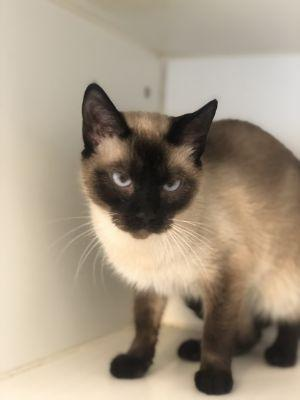
#> input picture pic1.jpg, 300 x 400 px
$ python 'Adaptive Histogram Equalization.py'
#> lines starting #> are read from the running program, lines starting #| are printed output that depends on the picture
import cv2
import numpy as np
import matplotlib.pyplot as plt
from skimage import exposure

# Membaca gambar
image = cv2.imread('pic1.jpg', cv2.IMREAD_GRAYSCALE)
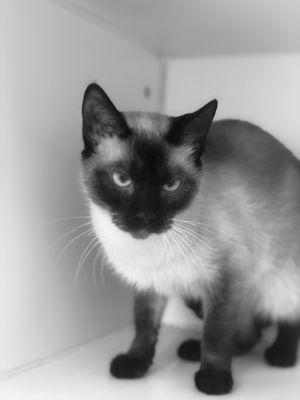
#> image: shape (400, 300); min 9, max 248, mean 153.5

# Metode Adaptive Histogram Equalization
clahe = cv2.createCLAHE(clipLimit=2.0, tileGridSize=(8, 8))
clahe_equalized = clahe.apply(image)
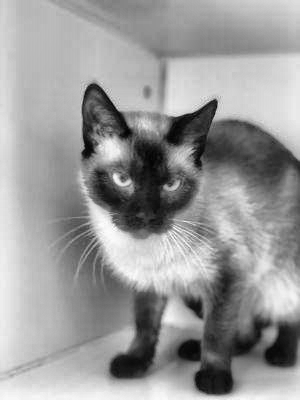
#> clahe_equalized: shape (400, 300); min 2, max 253, mean 152.7

# Menampilkan gambar dalam bentuk panel
fig, axs = plt.subplots(2, 2, figsize=(12, 8))

# Gambar asli
axs[0, 0].imshow(image, cmap='gray')
axs[0, 0].set_title('Original')

# Adaptive Histogram Equalization
axs[0, 1].imshow(clahe_equalized, cmap='gray')
axs[0, 1].set_title('Adaptive Histogram Equalization')


plt.tight_layout()
plt.show()
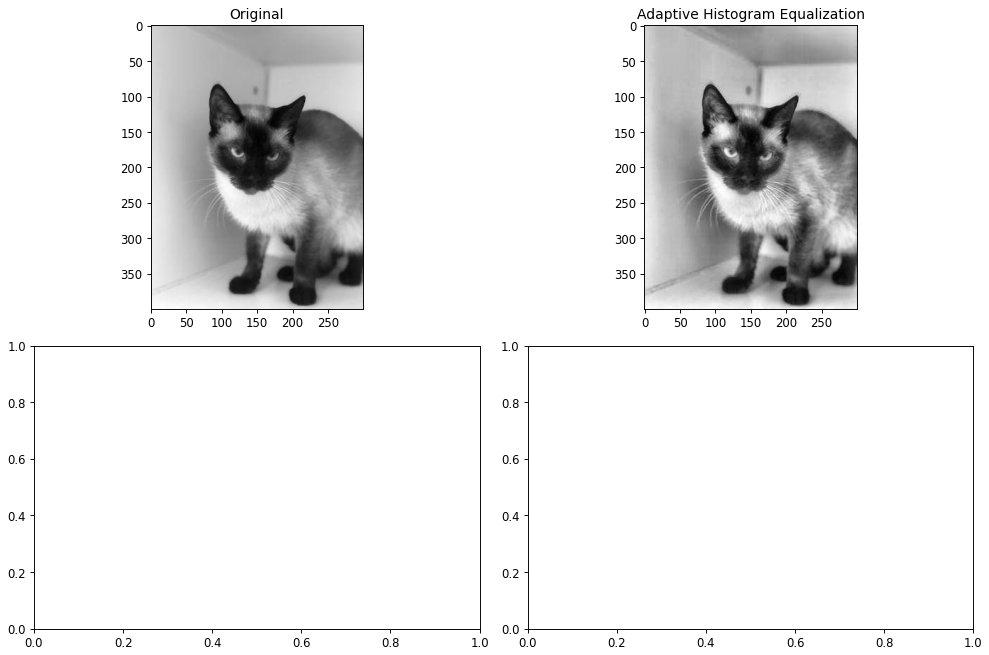
#> figure drawn by matplotlib, 2 panels

$ run again, with DP_ragdoll-1-_jpg.rf.75f14861f3d69db4d460287523598d43.jpg copied over pic1.jpg
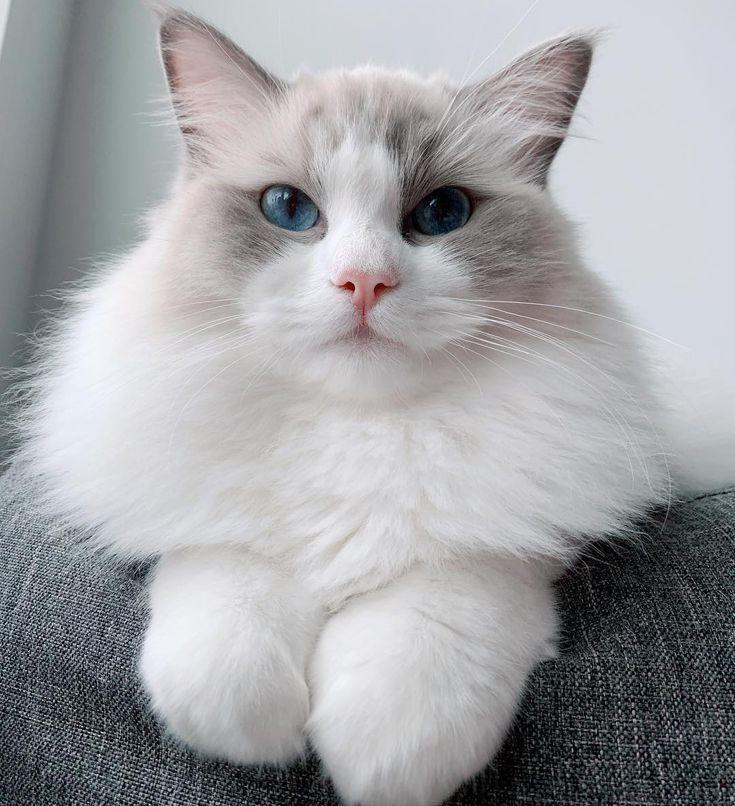
#> input picture DP_ragdoll-1-_jpg.rf.75f14861f3d69db4d460287523598d43.jpg, 735 x 806 px
#> `clahe_equalized = clahe.apply(image)`:
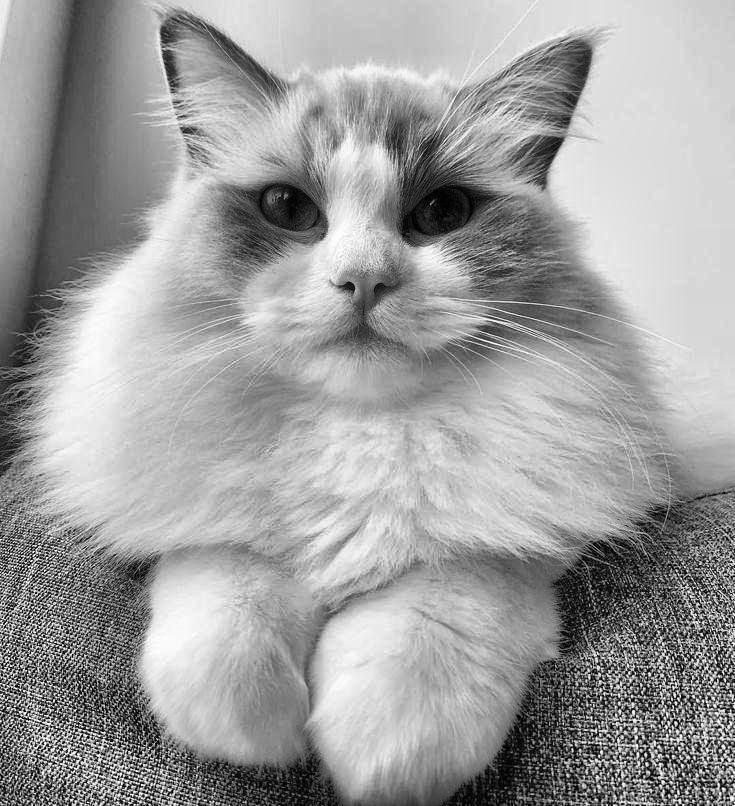
#> clahe_equalized: shape (806, 735); min 0, max 255, mean 157.9
#> `plt.show()`:
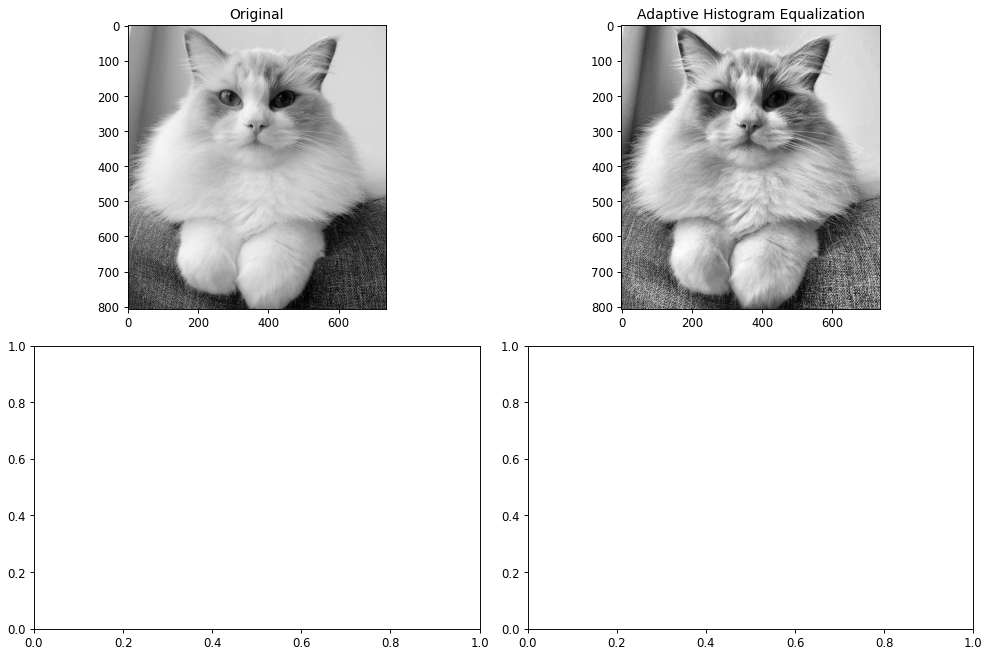
#> figure drawn by matplotlib, 2 panels
